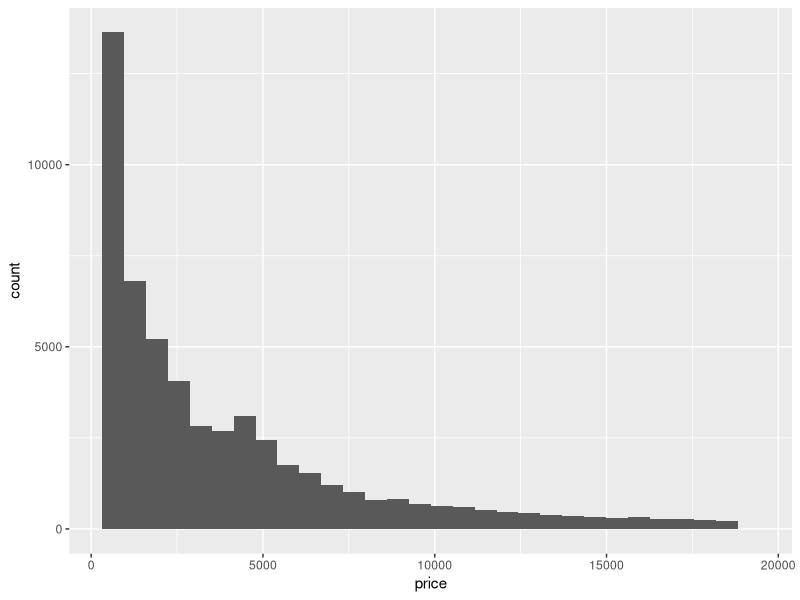
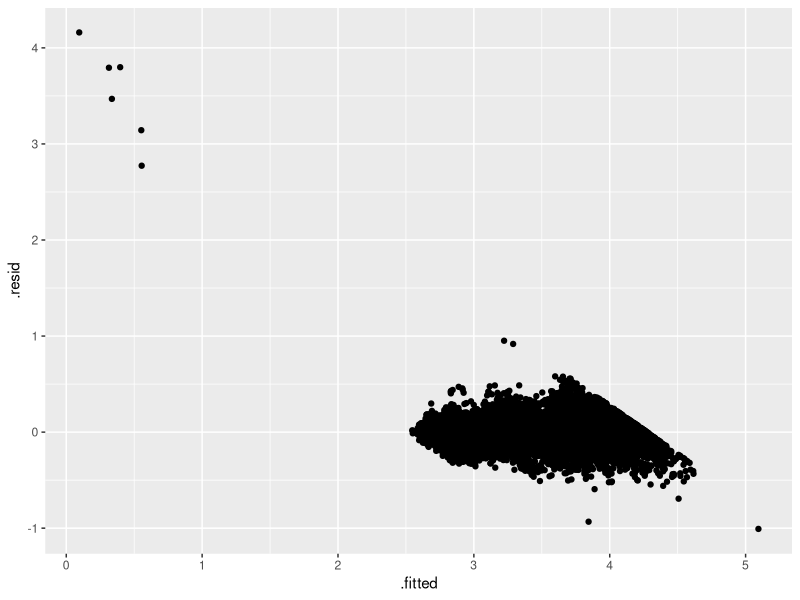

Recreate these plots in R, in order.
## ---- chunk 1
library(tidyverse)
library(broom)
library(caret)
## ---- chunk 2
head(diamonds)
## ---- chunk 3
diamonds %>% ggplot(aes(x=price)) + geom_histogram()
## ---- chunk 4
diamonds$log_price <- log10(diamonds$price)
## ---- chunk 5
train_ids <- createDataPartition(diamonds$price,p=0.75,list = F)
diamonds_train <- diamonds[train_ids, ]
diamonds_test <- diamonds[-train_ids, ]
## ---- chunk 6
diamonds_fit <- lm(log_price ~ carat + depth + table + x + y + z,data=diamonds_train)
## ---- chunk 7
(train_parms <- tidy(diamonds_fit))
## ---- chunk 8
(train_stats <- glance(diamonds_fit))
## ---- chunk 9
diamonds_fit_aug <- augment(diamonds_fit,data=diamonds_train)
diamonds_fit_aug %>% ggplot(aes(x=.fitted,y=.resid)) + geom_point()
## ---- chunk 10
(train_MSE <- train_stats$deviance/nrow(diamonds_train))
## ---- chunk 11
sum(diamonds_fit_aug$.resid^2)/length(diamonds_fit_aug$.resid)
## ---- chunk 12
diamonds_test$pred_vals <- predict(diamonds_fit,newdata = diamonds_test)
## ---- chunk 13
head(diamonds_test)
## ---- chunk 14
diamonds_test <- diamonds_test %>% mutate(resids = log_price - pred_vals)
## ---- chunk 15
sum(diamonds_test$resids^2)/length(diamonds_test$resids)
## ---- chunk 16
total_fit <- lm(log_price ~ carat + depth + table + x + y + z,data=diamonds)
total_fit_aug <- augment(total_fit,data=diamonds)
(total_MSE <- sum(total_fit_aug$.resid^2)/length(total_fit_aug$.resid))
## ---- chunk 17
train_ids <- createDataPartition(diamonds$log_price,p=0.75,list=F)
diamonds_train <- diamonds[train_ids, ]
diamonds_test <- diamonds[-train_ids, ]
## ---- chunk 18
tC <- trainControl(method="repeatedcv",number=10,repeats = 5)
diamonds_train_lm <- train(log_price ~ carat + depth + table + x + y + z,data=diamonds_train,method="lm",trControl=tC)
## ---- chunk 19
diamonds_train_lm$metric
## ---- chunk 20
diamonds_train_lm$resample
## ---- chunk 21
fold01_rep1_ids <- diamonds_train_lm$control$index$Fold01.Rep1
diamonds_train_01_1 <- diamonds_train[fold01_rep1_ids , ]
diamonds_test_01_1 <- diamonds_train[-fold01_rep1_ids , ]
fit_01_1 <- lm(log_price ~ carat + depth + table + x + y + z,data=diamonds_train_01_1)
preds <- predict(fit_01_1,newdata=diamonds_test_01_1)
(RMSE_01_1 <- sqrt(sum((preds - diamonds_test_01_1$log_price)^2)/nrow(diamonds_test_01_1)))
## ---- chunk 22
diamonds_train_lm$results
## ---- chunk 23
mean(diamonds_train_lm$resample$RMSE)
## ---- chunk 24
diamonds_train_lm$finalModel
## ---- chunk 25
test_preds <- predict(diamonds_train_lm$finalModel,newdata = diamonds_test)
## ---- chunk 26
test_resids <- diamonds_test$log_price - test_preds
test_MSE <- sum((test_resids)^2)/length(test_resids)
(test_RMSE <- sqrt(test_MSE))
## ---- chunk 27
diamonds_train_lm$results$RMSE
